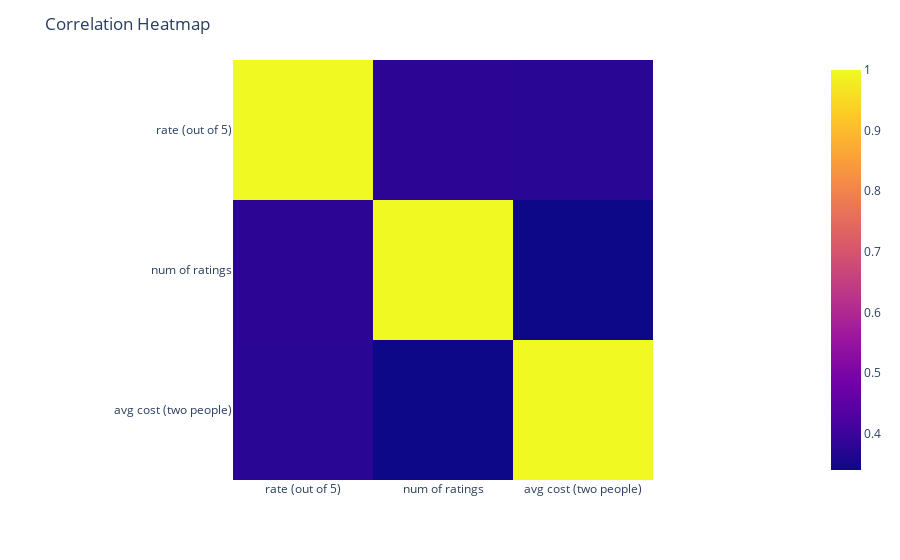

Notebook source saved alongside this figure:
### Markdown cell above
# Correlation Heatmap

### Code cell
corr_matrix=zo.corr()
fig = px.imshow(corr_matrix, color_continuous_scale='Plasma')
fig.update_layout(title='Correlation Heatmap')
fig.show()

### Figure 1 — Plotly figure (JSON) as saved in the notebook; plotly's stock layout.template omitted (floating-point values rounded to 4 significant figures)
{"data": [{"coloraxis": "coloraxis", "hovertemplate": "x: %{x}<br>y: %{y}<br>color: %{z}<extra></extra>", "name": "0", "type": "heatmap", "x": ["rate (out of 5)", "num of ratings", "avg cost (two people)"], "xaxis": "x", "y": ["rate (out of 5)", "num of ratings", "avg cost (two people)"], "yaxis": "y", "z": [[1, 0.3803, 0.3759], [0.3803, 1, 0.3403], [0.3759, 0.3403, 1]]}], "layout": {"coloraxis": {"colorscale": [[0, "#0d0887"], [0.1111, "#46039f"], [0.2222, "#7201a8"], [0.3333, "#9c179e"], [0.4444, "#bd3786"], [0.5556, "#d8576b"], [0.6667, "#ed7953"], [0.7778, "#fb9f3a"], [0.8889, "#fdca26"], [1, "#f0f921"]]}, "margin": {"t": 60}, "title": {"text": "Correlation Heatmap"}, "xaxis": {"anchor": "y", "constrain": "domain", "domain": [0, 1], "scaleanchor": "y"}, "yaxis": {"anchor": "x", "autorange": "reversed", "constrain": "domain", "domain": [0, 1]}}}
